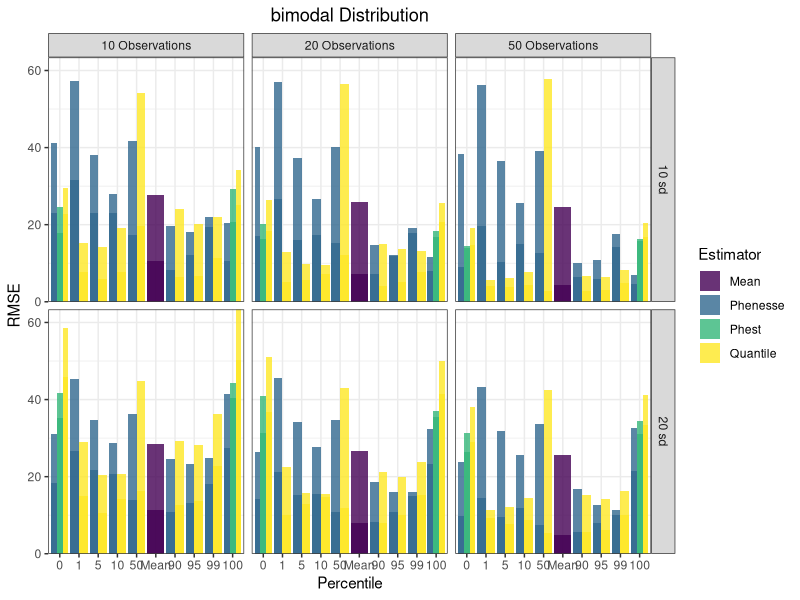
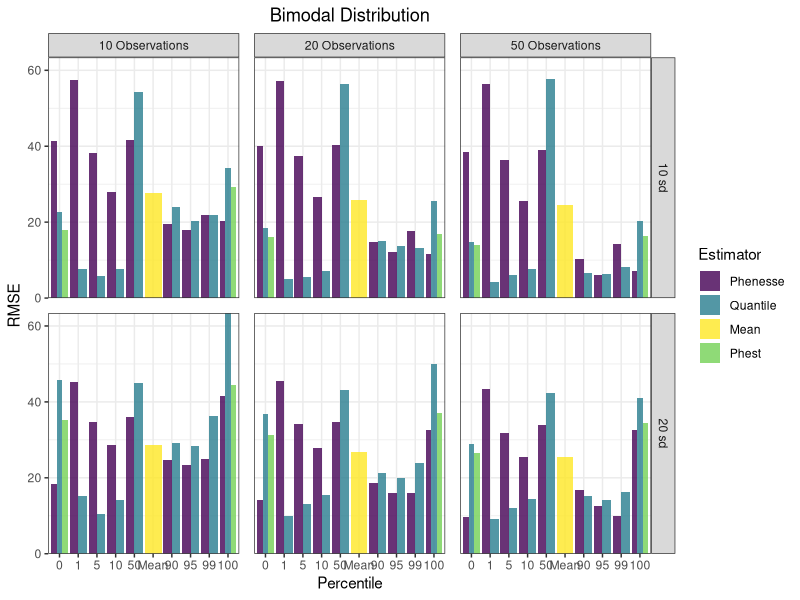

These charts were generated, in order, by the following R code: (Note: this script raises an error after producing the figures.)
# Libraries

library(Metrics)
library(dplyr)
library(ggplot2)

# read in simulation results, bi_sims and bi_sims

bi_quantile_sims <- read.csv("results/bimodal_quantile.csv", 
                              stringsAsFactors = FALSE) %>% 
  dplyr::mutate(Estimator = 'Quantile')%>% 
  dplyr::mutate(Skewed = "No")
bi_skewed_quantile_sims <- read.csv("results/bimodal_skewed_quantile.csv",
                                     stringsAsFactors = FALSE) %>% 
  dplyr::mutate(Estimator = 'Quantile')%>% 
  dplyr::mutate(Skewed = "Yes")

bi_phest_sims <- read.csv("results/bimodal_phest.csv", 
                           stringsAsFactors = FALSE) %>% 
  dplyr::select(-lowCI, -highCI) %>% 
  dplyr::mutate(Estimator = 'Phest')%>% 
  dplyr::mutate(Skewed = "No")
bi_skewed_phest_sims <- read.csv("results/bimodal_skewed_phest.csv",
                                  stringsAsFactors = FALSE)%>% 
  dplyr::select(-lowCI, -highCI) %>% 
  dplyr::mutate(Estimator = 'Phest')%>% 
  dplyr::mutate(Skewed = "Yes")

bi_mean_sims <- read.csv("results/bimodal_mean.csv", stringsAsFactors = FALSE) %>% 
  dplyr::mutate(Estimator = 'Mean')%>% 
  dplyr::mutate(Skewed = "No")
bi_skewed_mean_sims <- read.csv("results/bimodal_skewed_mean.csv", stringsAsFactors = FALSE) %>% 
  dplyr::mutate(Estimator = 'Mean')%>% 
  dplyr::mutate(Skewed = "Yes")

bi_phenesse_sims <- read.csv("results/bimodal_phenesse.csv", stringsAsFactors = FALSE) %>% 
  dplyr::mutate(Estimator = "Phenesse")%>% 
  dplyr::mutate(Skewed = "No")
bi_skewed_phenesse_sims <- read.csv("results/bimodal_skewed_phenesse.csv", stringsAsFactors = FALSE) %>% 
  dplyr::mutate(Estimator = "Phenesse")%>% 
  dplyr::mutate(Skewed = "Yes")


# group by and summarize to get bias and rmse

total_bi <- rbind(bi_mean_sims, bi_skewed_mean_sims, bi_phest_sims, bi_skewed_phest_sims,
                   bi_quantile_sims, bi_skewed_quantile_sims, bi_phenesse_sims, bi_skewed_phenesse_sims)

total_skewed_bi_metrics <- total_bi %>%  
  group_by(Estimator, perc, obs, Q, sd, Skewed) %>% 
  summarize(RMSE = rmse(actual = true_value, predicted = estimate), 
            Bias = bias(actual = true_value, predicted = estimate)) 

total_skewed_bi_metrics$sd <- as.character(total_skewed_bi_metrics$sd)
total_skewed_bi_metrics$obs <- as.character(total_skewed_bi_metrics$obs)
total_skewed_bi_metrics$Q <- as.character(total_skewed_bi_metrics$Q)
total_skewed_bi_metrics <- total_skewed_bi_metrics %>% 
  mutate(fac_Q = ifelse(Q == 50.50, "Mean", Q))

total_skewed_bi_metrics_barplot <- total_skewed_bi_metrics %>% 
  ungroup(fac_Q) %>% 
  mutate(fac_Q = factor(fac_Q, levels = c('0','1','5','10','50',"Mean",'90','95','99','100'))) %>% 
  mutate(sd = paste(sd, "sd")) %>% 
  mutate(obs = paste(obs, "Observations")) 



##### bimodal RMSE PLOT #########

bi_skewed_rmse <- ggplot(total_skewed_bi_metrics_barplot) + 
  geom_bar(aes(x = fac_Q, y = RMSE, fill = Estimator), 
           stat = "identity", size = 1, alpha = 0.8, position = "dodge") +
  ggtitle("bimodal Distribution") + 
  scale_y_continuous(expand = c(0,0)) +
  theme_bw() +
  facet_grid(sd~obs, labeller = labeller()) +
  labs(x = "Percentile", y = 'RMSE') + 
  scale_fill_viridis_d() +
  theme(plot.title = element_text(hjust = 0.5)) 

bi_skewed_rmse

### Now only do skewed

bi_skewed_rmse_data <- total_skewed_bi_metrics_barplot %>% 
  dplyr::filter(Skewed == "Yes") %>% 
  mutate(Estimator = factor(Estimator, levels = c('Phenesse', 
                                                  'Quantile', 
                                                  'Mean',
                                                  'Phest')))


bm_skewed <- ggplot() + 
  geom_bar(data = bi_skewed_rmse_data, aes(x = fac_Q, y = RMSE, fill = Estimator), 
           stat = "identity", size = 1, alpha = 0.8, position = "dodge") +
  ggtitle("Bimodal Distribution") + 
  scale_y_continuous(expand = c(0,0)) +
  theme_bw() +
  facet_grid(sd~obs, labeller = labeller()) +
  labs(x = "Percentile", y = 'RMSE') + 
  scale_fill_manual(values = c("#440154FF", "#287D8EFF","#FDE725FF", "#73D055FF")) +
  theme(plot.title = element_text(hjust = 0.5),
        panel.spacing = unit(0.75, "lines")) 
bm_skewed

ggplot2::ggsave("figures_outputs/skewed_bm_rmse.png", plot = bm_skewed, width = 10, height = 8, dpi = 300)

##### Skewed BIMODAL BIAS PLOT #########

bm_bias_skewed <- ggplot(bi_skewed_rmse_data) + 
  geom_bar(aes(x = fac_Q, y = Bias, fill = Estimator), 
           stat = "identity", size = 1, alpha = 0.8, position = "dodge") +
  geom_hline(yintercept = 0, alpha = 0.5) +
  ggtitle("Bimodal Distribution") + 
  scale_y_continuous(expand = c(0,0)) +
  theme_bw() +
  scale_fill_manual(values = c("#440154FF", "#287D8EFF","#FDE725FF", "#73D055FF")) +
  facet_grid(sd~obs, labeller = labeller()) +
  labs(x = "Percentile", y = 'Bias') + 
  theme(plot.title = element_text(hjust = 0.5),
        panel.spacing = unit(0.75, "lines")) 

bm_bias_skewed

ggplot2::ggsave("figures_outputs/skewed_bimodal_bias.png", plot = bm_bias_skewed, width = 10, height = 8, dpi = 300)
